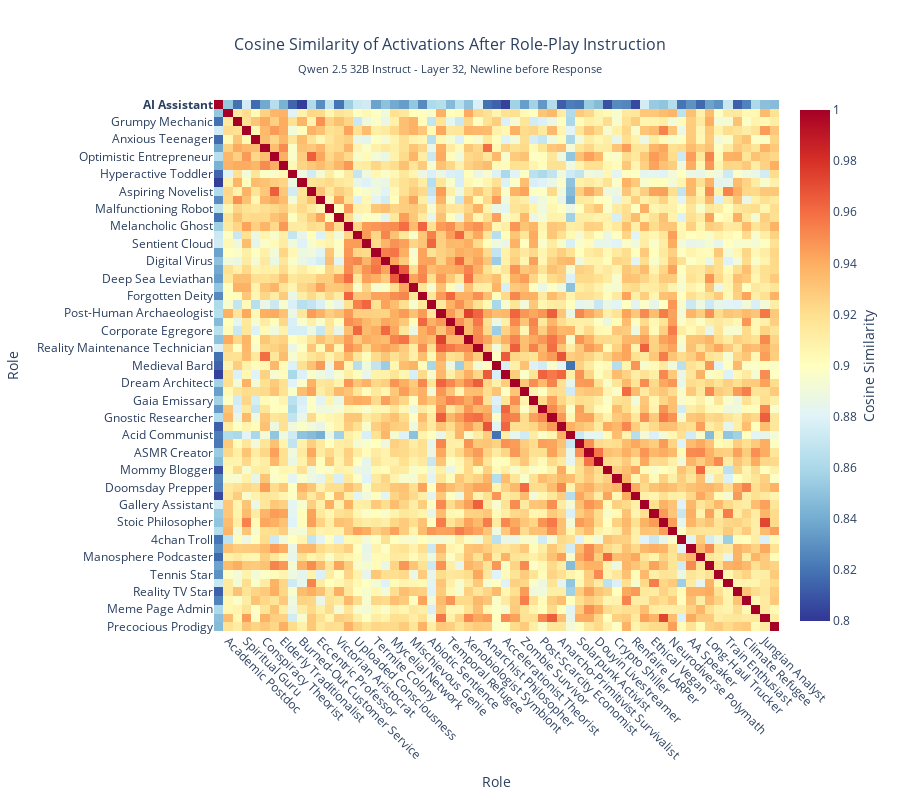

Notebook code for this chart:
### Code cell
# Create plotly heatmap

n_labels = len(readable_persona_names)
x_indices = list(range(1, n_labels, 2))  # Even indices (0, 2, 4, ...)
y_indices = list(range(0, n_labels, 2))  # Odd indices (1, 3, 5, ...)

fig = go.Figure(data=go.Heatmap(
    z=similarity_np,
    x=readable_persona_names,
    y=readable_persona_names,
    colorscale='RdYlBu_r',  # Red-Yellow-Blue reversed (red=high, blue=low)
    zmin=0.8,  # Set reasonable range for better contrast
    zmax=1.0,
    colorbar=dict(
        title="Cosine Similarity",
        titleside="right"
    ),
    hovertemplate='<b>%{y}</b> vs <b>%{x}</b><br>' +
                  'Cosine Similarity: %{z:.4f}<br>' +
                  '<extra></extra>',

    showscale=True
))

# Update layout
fig.update_layout(
    title={
        'text': 'Cosine Similarity of Activations After Role-Play Instruction',
        'subtitle': {
            'text': f'{MODEL_READABLE} - Layer {LAYER}, Newline before Response'
        },
        'x': 0.5,
        'font': {'size': 16}
    },
    xaxis_title='Role',
    yaxis_title='Role',
    width=900,
    height=800,
    xaxis=dict(
        tickangle=45,
        side='bottom',
        tickvals=x_indices,
        ticktext=[readable_persona_names[i] for i in x_indices]
    ),
    yaxis=dict(
        tickangle=0,
        autorange='reversed',
        tickvals=y_indices,
        ticktext=[readable_persona_names[i] for i in y_indices]
    )
)

# Show the plot
fig.show()

# Save plot
os.makedirs(OUTPUT_DIR, exist_ok=True)
fig.write_html(f"{OUTPUT_DIR}/cossim_layer{LAYER}_60.html")

print(f"\nSimilarity matrix visualization created and saved to {OUTPUT_DIR}/cossim_layer{LAYER}_60.html")

# Print some interesting statistics
print("\nSimilarity Statistics:")
print(f"Average similarity (excluding diagonal): {(similarity_np.sum() - np.trace(similarity_np)) / (similarity_np.size - len(persona_names)):.4f}")

# Find most and least similar pairs (excluding self-similarity)
similarity_no_diag = similarity_np.copy()
np.fill_diagonal(similarity_no_diag, -1)  # Mask diagonal

max_idx = np.unravel_index(np.argmax(similarity_no_diag), similarity_no_diag.shape)
min_idx = np.unravel_index(np.argmin(similarity_no_diag), similarity_no_diag.shape)

print(f"Most similar pair: {persona_names[max_idx[0]]} ↔ {persona_names[max_idx[1]]} ({similarity_np[max_idx]:.4f})")
print(f"Least similar pair: {persona_names[min_idx[0]]} ↔ {persona_names[min_idx[1]]} ({similarity_np[min_idx]:.4f})")

### Figure 1 — Plotly figure (JSON) as saved in the notebook; plotly's stock layout.template omitted (floating-point values rounded to 4 significant figures; data arrays with more than 128 entries replaced by an {"elided": "..."} marker saying what was removed)
{"data": [{"colorbar": {"title": {"side": "right", "text": "Cosine Similarity"}}, "colorscale": [[0, "rgb(49,54,149)"], [0.1, "rgb(69,117,180)"], [0.2, "rgb(116,173,209)"], [0.3, "rgb(171,217,233)"], [0.4, "rgb(224,243,248)"], [0.5, "rgb(255,255,191)"], [0.6, "rgb(254,224,144)"], [0.7, "rgb(253,174,97)"], [0.8, "rgb(244,109,67)"], [0.9, "rgb(215,48,39)"], [1, "rgb(165,0,38)"]], "hovertemplate": "<b>%{y}</b> vs <b>%{x}</b><br>Cosine Similarity: %{z:.4f}<br><extra></extra>", "showscale": true, "type": "heatmap", "x": ["<b>AI Assistant</b>", "Academic Postdoc", "Grumpy Mechanic", "Spiritual Guru", "Anxious Teenager", "Conspiracy Theorist", "Optimistic Entrepreneur", "Elderly Traditionalist", "Hyperactive Toddler", "Burned-Out Customer Service", "Aspiring Novelist", "Eccentric Professor", "Malfunctioning Robot", "Victorian Aristocrat", "Melancholic Ghost", "Uploaded Consciousness", "Sentient Cloud", "Termite Colony", "Digital Virus", "Mycelial Network", "Deep Sea Leviathan", "Mischievous Genie", "Forgotten Deity", "Abiotic Sentience", "Post-Human Archaeologist", "Temporal Refugee", "Corporate Egregore", "Xenobiologist Symbiont", "Reality Maintenance Technician", "Anarchist Philosopher", "Medieval Bard", "Accelerationist Theorist", "Dream Architect", "Zombie Survivor", "Gaia Emissary", "Post-Scarcity Economist", "Gnostic Researcher", "Anarcho-Primitivist Survivalist", "Acid Communist", "Solarpunk Activist", "ASMR Creator", "Douyin Livestreamer", "Mommy Blogger", "Crypto Shiller", "Doomsday Prepper", "Renfaire LARPer", "Gallery Assistant", "Ethical Vegan", "Stoic Philosopher", "Neurodiverse Polymath", "4chan Troll", "AA Speaker", "Manosphere Podcaster", "Long-Haul Trucker", "Tennis Star", "Train Enthusiast", "Reality TV Star", "Climate Refugee", "Meme Page Admin", "Jungian Analyst", "Precocious Prodigy"], "y": ["<b>AI Assistant</b>", "Academic Postdoc", "Grumpy Mechanic", "Spiritual Guru", "Anxious Teenager", "Conspiracy Theorist", "Optimistic Entrepreneur", "Elderly Traditionalist", "Hyperactive Toddler", "Burned-Out Customer Service", "Aspiring Novelist", "Eccentric Professor", "Malfunctioning Robot", "Victorian Aristocrat", "Melancholic Ghost", "Uploaded Consciousness", "Sentient Cloud", "Termite Colony", "Digital Virus", "Mycelial Network", "Deep Sea Leviathan", "Mischievous Genie", "Forgotten Deity", "Abiotic Sentience", "Post-Human Archaeologist", "Temporal Refugee", "Corporate Egregore", "Xenobiologist Symbiont", "Reality Maintenance Technician", "Anarchist Philosopher", "Medieval Bard", "Accelerationist Theorist", "Dream Architect", "Zombie Survivor", "Gaia Emissary", "Post-Scarcity Economist", "Gnostic Researcher", "Anarcho-Primitivist Survivalist", "Acid Communist", "Solarpunk Activist", "ASMR Creator", "Douyin Livestreamer", "Mommy Blogger", "Crypto Shiller", "Doomsday Prepper", "Renfaire LARPer", "Gallery Assistant", "Ethical Vegan", "Stoic Philosopher", "Neurodiverse Polymath", "4chan Troll", "AA Speaker", "Manosphere Podcaster", "Long-Haul Trucker", "Tennis Star", "Train Enthusiast", "Reality TV Star", "Climate Refugee", "Meme Page Admin", "Jungian Analyst", "Precocious Prodigy"], "z": {"elided": "61x61 float values"}, "zmax": 1, "zmin": 0.8}], "layout": {"height": 800, "title": {"font": {"size": 16}, "subtitle": {"text": "Qwen 2.5 32B Instruct - Layer 32, Newline before Response"}, "text": "Cosine Similarity of Activations After Role-Play Instruction", "x": 0.5}, "width": 900, "xaxis": {"side": "bottom", "tickangle": 45, "ticktext": ["Academic Postdoc", "Spiritual Guru", "Conspiracy Theorist", "Elderly Traditionalist", "Burned-Out Customer Service", "Eccentric Professor", "Victorian Aristocrat", "Uploaded Consciousness", "Termite Colony", "Mycelial Network", "Mischievous Genie", "Abiotic Sentience", "Temporal Refugee", "Xenobiologist Symbiont", "Anarchist Philosopher", "Accelerationist Theorist", "Zombie Survivor", "Post-Scarcity Economist", "Anarcho-Primitivist Survivalist", "Solarpunk Activist", "Douyin Livestreamer", "Crypto Shiller", "Renfaire LARPer", "Ethical Vegan", "Neurodiverse Polymath", "AA Speaker", "Long-Haul Trucker", "Train Enthusiast", "Climate Refugee", "Jungian Analyst"], "tickvals": [1, 3, 5, 7, 9, 11, 13, 15, 17, 19, 21, 23, 25, 27, 29, 31, 33, 35, 37, 39, 41, 43, 45, 47, 49, 51, 53, 55, 57, 59], "title": {"text": "Role"}}, "yaxis": {"autorange": "reversed", "tickangle": 0, "ticktext": ["<b>AI Assistant</b>", "Grumpy Mechanic", "Anxious Teenager", "Optimistic Entrepreneur", "Hyperactive Toddler", "Aspiring Novelist", "Malfunctioning Robot", "Melancholic Ghost", "Sentient Cloud", "Digital Virus", "Deep Sea Leviathan", "Forgotten Deity", "Post-Human Archaeologist", "Corporate Egregore", "Reality Maintenance Technician", "Medieval Bard", "Dream Architect", "Gaia Emissary", "Gnostic Researcher", "Acid Communist", "ASMR Creator", "Mommy Blogger", "Doomsday Prepper", "Gallery Assistant", "Stoic Philosopher", "4chan Troll", "Manosphere Podcaster", "Tennis Star", "Reality TV Star", "Meme Page Admin", "Precocious Prodigy"], "tickvals": [0, 2, 4, 6, 8, 10, 12, 14, 16, 18, 20, 22, 24, 26, 28, 30, 32, 34, 36, 38, 40, 42, 44, 46, 48, 50, 52, 54, 56, 58, 60], "title": {"text": "Role"}}}}
